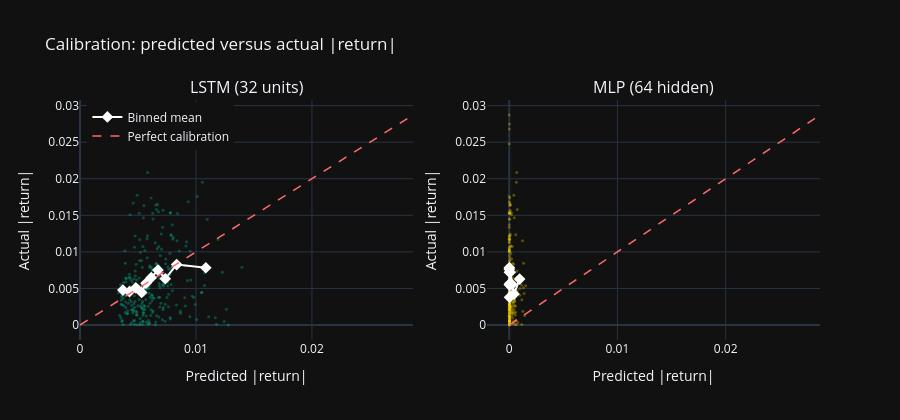

The notebook cell saved with this chart:
### Markdown cell above
### Forecast calibration

A calibration plot asks a question RMSE cannot: across the range of
predictions, are they right on average? Perfect calibration puts every point
on the 45 degree line. The fitted slope summarises the departure: below 1 means
forecasts are too spread out relative to reality, above 1 means too compressed.

### Code cell
def calibration_data(forecast, actual_vals, n_bins=10):
    bins = pd.qcut(forecast, n_bins, labels=False, duplicates='drop')
    binned = pd.DataFrame({'pred': forecast, 'act': actual_vals, 'bin': bins})
    grouped = binned.groupby('bin', observed=True).mean()
    slope, intercept, r_val, _, _ = stats.linregress(forecast, actual_vals)
    return grouped['pred'].values, grouped['act'].values, slope, intercept, r_val


fig = make_subplots(rows=1, cols=2,
                    subplot_titles=(f'LSTM ({LSTM_UNITS} units)',
                                    f'MLP ({MLP_HIDDEN} hidden)'))

cal_summary = {}
for col, (fc, label, colour) in enumerate([
    (lstm_forecasts, 'LSTM', '#00d4aa'),
    (mlp_forecasts, 'MLP', '#ffd700'),
], start=1):
    bp, ba, slope, intercept, r_val = calibration_data(fc, actual)
    cal_summary[label] = {'slope': slope, 'intercept': intercept, 'r': r_val}

    fig.add_trace(go.Scatter(x=fc, y=actual, mode='markers',
                             marker=dict(color=colour, size=3, opacity=0.3),
                             showlegend=False), row=1, col=col)
    fig.add_trace(go.Scatter(x=bp, y=ba, mode='markers+lines',
                             marker=dict(color='white', size=9,
                                         symbol='diamond'),
                             line=dict(color='white', width=2),
                             name='Binned mean',
                             showlegend=(col == 1)), row=1, col=col)
    lim = max(fc.max(), actual.max())
    fig.add_trace(go.Scatter(x=[0, lim], y=[0, lim], mode='lines',
                             line=dict(color='#ff6b6b', dash='dash',
                                       width=1.5),
                             name='Perfect calibration',
                             showlegend=(col == 1)), row=1, col=col)

fig.update_layout(template='plotly_dark', height=420,
                  title_text='Calibration: predicted versus actual |return|',
                  legend=dict(yanchor='top', y=0.99, xanchor='left', x=0.01))
fig.update_xaxes(title_text='Predicted |return|')
fig.update_yaxes(title_text='Actual |return|')
fig.show()

cal_lines = []
for label, s in cal_summary.items():
    direction = ('too dispersed relative to realised values'
                 if s['slope'] < 0.9 else
                 'too compressed relative to realised values'
                 if s['slope'] > 1.1 else 'close to proportional')
    cal_lines.append(
        f"- **{label}**: slope {s['slope']:.3f}, "
        f"intercept {s['intercept']:.6f}, r = {s['r']:.3f}. "
        f"Forecasts are {direction}."
    )

display(Markdown('Fitted calibration lines (seed ' + str(SEED) + '):\n\n'
                 + '\n'.join(cal_lines)))

### Figure 1 — Plotly figure (JSON) as saved in the notebook; plotly's stock layout.template omitted (floating-point values rounded to 4 significant figures; data arrays with more than 128 entries replaced by an {"elided": "..."} marker saying what was removed)
{"data": [{"marker": {"color": "#00d4aa", "opacity": 0.3, "size": 3}, "mode": "markers", "showlegend": false, "type": "scatter", "x": {"elided": "252 float values"}, "xaxis": "x", "y": {"elided": "252 float values"}, "yaxis": "y"}, {"line": {"color": "white", "width": 2}, "marker": {"color": "white", "size": 9, "symbol": "diamond"}, "mode": "markers+lines", "name": "Binned mean", "showlegend": true, "type": "scatter", "x": [0.003696, 0.00427, 0.004811, 0.005313, 0.005693, 0.00614, 0.00672, 0.007352, 0.008336, 0.01085], "xaxis": "x", "y": [0.004777, 0.004578, 0.005083, 0.00446, 0.005707, 0.006473, 0.007513, 0.006324, 0.008261, 0.00783], "yaxis": "y"}, {"line": {"color": "#ff6b6b", "dash": "dash", "width": 1.5}, "mode": "lines", "name": "Perfect calibration", "showlegend": true, "type": "scatter", "x": [0, 0.02871], "xaxis": "x", "y": [0, 0.02871], "yaxis": "y"}, {"marker": {"color": "#ffd700", "opacity": 0.3, "size": 3}, "mode": "markers", "showlegend": false, "type": "scatter", "x": {"elided": "252 float values"}, "xaxis": "x2", "y": {"elided": "252 float values"}, "yaxis": "y2"}, {"line": {"color": "white", "width": 2}, "marker": {"color": "white", "size": 9, "symbol": "diamond"}, "mode": "markers+lines", "name": "Binned mean", "showlegend": false, "type": "scatter", "x": [3.074e-06, 6.842e-06, 1.138e-05, 1.71e-05, 3.036e-05, 5.585e-05, 9.324e-05, 0.0002436, 0.0004395, 0.0009581], "xaxis": "x2", "y": [0.007641, 0.005499, 0.007838, 0.007226, 0.003785, 0.005679, 0.007219, 0.005557, 0.004231, 0.00628], "yaxis": "y2"}, {"line": {"color": "#ff6b6b", "dash": "dash", "width": 1.5}, "mode": "lines", "name": "Perfect calibration", "showlegend": false, "type": "scatter", "x": [0, 0.02871], "xaxis": "x2", "y": [0, 0.02871], "yaxis": "y2"}], "layout": {"annotations": [{"font": {"size": 16}, "showarrow": false, "text": "LSTM (32 units)", "x": 0.225, "xanchor": "center", "xref": "paper", "y": 1, "yanchor": "bottom", "yref": "paper"}, {"font": {"size": 16}, "showarrow": false, "text": "MLP (64 hidden)", "x": 0.775, "xanchor": "center", "xref": "paper", "y": 1, "yanchor": "bottom", "yref": "paper"}], "height": 420, "legend": {"x": 0.01, "xanchor": "left", "y": 0.99, "yanchor": "top"}, "title": {"text": "Calibration: predicted versus actual |return|"}, "xaxis": {"anchor": "y", "domain": [0, 0.45], "title": {"text": "Predicted |return|"}}, "xaxis2": {"anchor": "y2", "domain": [0.55, 1], "title": {"text": "Predicted |return|"}}, "yaxis": {"anchor": "x", "domain": [0, 1], "title": {"text": "Actual |return|"}}, "yaxis2": {"anchor": "x2", "domain": [0, 1], "title": {"text": "Actual |return|"}}}}
